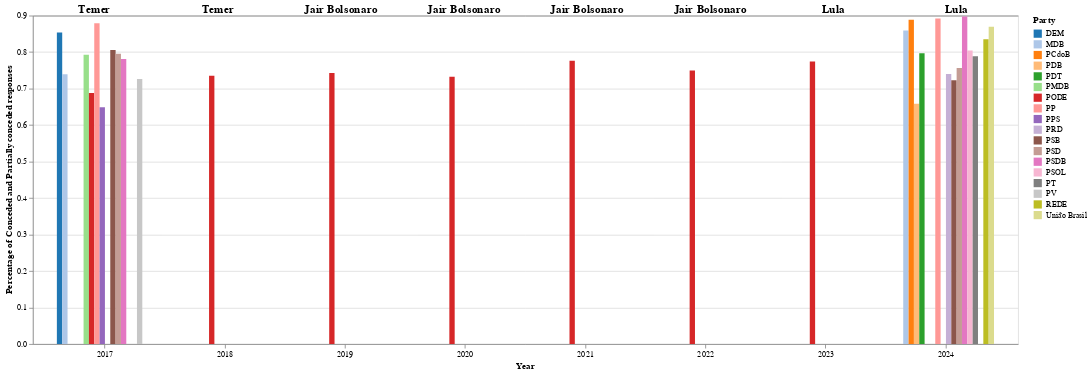

The code cell stored with this chart in its notebook:
### Code cell
import altair as alt
import matplotlib.pyplot as plt
from matplotlib.colors import to_hex

# Adding pallete with 20 colors for all the parties
num_parties = df_cabinet_parties['party'].nunique()
colors = plt.get_cmap('tab20').colors

# Convert RGB to HEX format
party_colors_hex = [to_hex(color) for color in (colors * ((num_parties // len(colors)) + 1))][:num_parties]

# Map the parties to the palette
party_list = sorted(df_cabinet_parties['party'].unique())
color_scale = alt.Scale(domain=party_list, range=party_colors_hex)

# Bar chart with grouped bars
bars = alt.Chart(df_cabinet_parties).mark_bar().encode(
    x=alt.X('year:O', title='Year', axis=alt.Axis(labelAngle=0)),
    xOffset='party:N',  # Group bars within each year
    y=alt.Y('conc_parc:Q', title='Percentage of Conceded and Partially conceded responses'),
    color=alt.Color('party:N', title='Party', scale=color_scale),
    tooltip=['year', 'party', 'conc_parc', 'president']
).properties(
    width=1200,
    height=400
)

# Annotations for Presidents
president_labels = alt.Chart(df_cabinet_parties.drop_duplicates('year')).mark_text(
    align='center',
    baseline='bottom',
    dy=-200,
    fontSize=14,
    fontWeight='bold'
).encode(
    x=alt.X('year:O', title=None, axis=alt.Axis(labels=False, ticks=False)),
    text='president:N'
)

# Combine bar chart and annotations
chart = (bars + president_labels).resolve_scale(x='independent')
chart

### Figure 1 — Vega-Lite specification as saved in the notebook (floating-point values rounded to 4 significant figures)
{"config": {"view": {"continuousWidth": 300, "continuousHeight": 300}}, "layer": [{"data": {"name": "data-264811572564de2793c706b3b8d9492f"}, "mark": {"type": "bar"}, "encoding": {"color": {"field": "party", "scale": {"domain": ["DEM", "MDB", "PCdoB", "PDB", "PDT", "PMDB", "PODE", "PP", "PPS", "PRD", "PSB", "PSD", "PSDB", "PSOL", "PT", "PV", "REDE", "União Brasil"], "range": ["#1f77b4", "#aec7e8", "#ff7f0e", "#ffbb78", "#2ca02c", "#98df8a", "#d62728", "#ff9896", "#9467bd", "#c5b0d5", "#8c564b", "#c49c94", "#e377c2", "#f7b6d2", "#7f7f7f", "#c7c7c7", "#bcbd22", "#dbdb8d"]}, "title": "Party", "type": "nominal"}, "tooltip": [{"field": "year", "type": "quantitative"}, {"field": "party", "type": "nominal"}, {"field": "conc_parc", "type": "quantitative"}, {"field": "president", "type": "nominal"}], "x": {"axis": {"labelAngle": 0}, "field": "year", "title": "Year", "type": "ordinal"}, "xOffset": {"field": "party", "type": "nominal"}, "y": {"field": "conc_parc", "title": "Percentage of Conceded and Partially conceded responses", "type": "quantitative"}}}, {"data": {"name": "data-1f2aa94dd341d501d77a55123b5aaeba"}, "mark": {"type": "text", "align": "center", "baseline": "bottom", "dy": -200, "fontSize": 14, "fontWeight": "bold"}, "encoding": {"text": {"field": "president", "type": "nominal"}, "x": {"axis": {"labels": false, "ticks": false}, "field": "year", "title": null, "type": "ordinal"}}}], "height": 400, "resolve": {"scale": {"x": "independent"}}, "width": 1200, "$schema": "https://vega.github.io/schema/vega-lite/v5.20.1.json", "datasets": {"data-264811572564de2793c706b3b8d9492f": [{"party": "DEM", "year": 2017, "conc_parc": 0.8536, "president": "Temer"}, {"party": "MDB", "year": 2017, "conc_parc": 0.7391, "president": "Temer"}, {"party": "MDB", "year": 2024, "conc_parc": 0.8594, "president": "Lula"}, {"party": "PCdoB", "year": 2024, "conc_parc": 0.8889, "president": "Lula"}, {"party": "PDB", "year": 2024, "conc_parc": 0.6585, "president": "Lula"}, {"party": "PDT", "year": 2024, "conc_parc": 0.7968, "president": "Lula"}, {"party": "PMDB", "year": 2017, "conc_parc": 0.7925, "president": "Temer"}, {"party": "PODE", "year": 2017, "conc_parc": 0.6877, "president": "Temer"}, {"party": "PODE", "year": 2018, "conc_parc": 0.7353, "president": "Temer"}, {"party": "PODE", "year": 2019, "conc_parc": 0.743, "president": "Jair Bolsonaro"}, {"party": "PODE", "year": 2020, "conc_parc": 0.7327, "president": "Jair Bolsonaro"}, {"party": "PODE", "year": 2021, "conc_parc": 0.7759, "president": "Jair Bolsonaro"}, {"party": "PODE", "year": 2022, "conc_parc": 0.7498, "president": "Jair Bolsonaro"}, {"party": "PODE", "year": 2023, "conc_parc": 0.7741, "president": "Lula"}, {"party": "PP", "year": 2017, "conc_parc": 0.8791, "president": "Temer"}, {"party": "PP", "year": 2024, "conc_parc": 0.8922, "president": "Lula"}, {"party": "PPS", "year": 2017, "conc_parc": 0.6486, "president": "Temer"}, {"party": "PRD", "year": 2024, "conc_parc": 0.7398, "president": "Lula"}, {"party": "PSB", "year": 2017, "conc_parc": 0.806, "president": "Temer"}, {"party": "PSB", "year": 2024, "conc_parc": 0.7229, "president": "Lula"}, {"party": "PSD", "year": 2017, "conc_parc": 0.7953, "president": "Temer"}, {"party": "PSD", "year": 2024, "conc_parc": 0.7561, "president": "Lula"}, {"party": "PSDB", "year": 2017, "conc_parc": 0.7809, "president": "Temer"}, {"party": "PSDB", "year": 2024, "conc_parc": 0.8978, "president": "Lula"}, {"party": "PSOL", "year": 2024, "conc_parc": 0.8041, "president": "Lula"}, {"party": "PT", "year": 2024, "conc_parc": 0.7884, "president": "Lula"}, {"party": "PV", "year": 2017, "conc_parc": 0.7261, "president": "Temer"}, {"party": "REDE", "year": 2024, "conc_parc": 0.835, "president": "Lula"}, {"party": "União Brasil", "year": 2024, "conc_parc": 0.8696, "president": "Lula"}], "data-1f2aa94dd341d501d77a55123b5aaeba": [{"party": "DEM", "year": 2017, "conc_parc": 0.8536, "president": "Temer"}, {"party": "MDB", "year": 2024, "conc_parc": 0.8594, "president": "Lula"}, {"party": "PODE", "year": 2018, "conc_parc": 0.7353, "president": "Temer"}, {"party": "PODE", "year": 2019, "conc_parc": 0.743, "president": "Jair Bolsonaro"}, {"party": "PODE", "year": 2020, "conc_parc": 0.7327, "president": "Jair Bolsonaro"}, {"party": "PODE", "year": 2021, "conc_parc": 0.7759, "president": "Jair Bolsonaro"}, {"party": "PODE", "year": 2022, "conc_parc": 0.7498, "president": "Jair Bolsonaro"}, {"party": "PODE", "year": 2023, "conc_parc": 0.7741, "president": "Lula"}]}}
